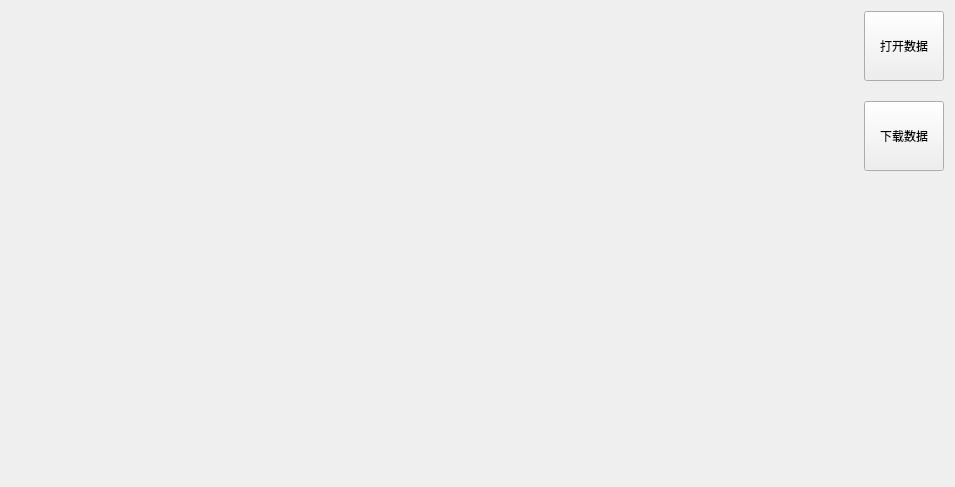
<?xml version="1.0" encoding="UTF-8"?>
<ui version="4.0">
 <class>TuingForm</class>
 <widget class="QWidget" name="TuingForm">
  <property name="geometry">
   <rect>
    <x>0</x>
    <y>0</y>
    <width>955</width>
    <height>487</height>
   </rect>
  </property>
  <property name="windowTitle">
   <string>Form</string>
  </property>
  <layout class="QVBoxLayout" name="verticalLayout" stretch="3,7">
   <item>
    <layout class="QHBoxLayout" name="horizontalLayout" stretch="1,0">
     <item>
      <widget class="TQRCalculationForm" name="widget" native="true">
       <property name="font">
        <font>
         <pointsize>14</pointsize>
        </font>
       </property>
      </widget>
     </item>
     <item>
      <layout class="QVBoxLayout" name="verticalLayout_18">
       <property name="spacing">
        <number>20</number>
       </property>
       <item>
        <spacer name="verticalSpacer">
         <property name="orientation">
          <enum>Qt::Vertical</enum>
         </property>
         <property name="sizeHint" stdset="0">
          <size>
           <width>20</width>
           <height>40</height>
          </size>
         </property>
        </spacer>
       </item>
       <item>
        <widget class="QPushButton" name="pushButton_29">
         <property name="minimumSize">
          <size>
           <width>0</width>
           <height>70</height>
          </size>
         </property>
         <property name="maximumSize">
          <size>
           <width>200</width>
           <height>16777215</height>
          </size>
         </property>
         <property name="text">
          <string>打开数据</string>
         </property>
        </widget>
       </item>
       <item>
        <widget class="QPushButton" name="pushButton_downLoad">
         <property name="minimumSize">
          <size>
           <width>0</width>
           <height>70</height>
          </size>
         </property>
         <property name="maximumSize">
          <size>
           <width>200</width>
           <height>16777215</height>
          </size>
         </property>
         <property name="styleSheet">
          <string notr="true"/>
         </property>
         <property name="text">
          <string>下载数据</string>
         </property>
        </widget>
       </item>
       <item>
        <spacer name="verticalSpacer_2">
         <property name="orientation">
          <enum>Qt::Vertical</enum>
         </property>
         <property name="sizeHint" stdset="0">
          <size>
           <width>20</width>
           <height>40</height>
          </size>
         </property>
        </spacer>
       </item>
      </layout>
     </item>
    </layout>
   </item>
   <item>
    <widget class="Mytable" name="tuing" native="true"/>
   </item>
  </layout>
  <zorder>tuing</zorder>
  <zorder></zorder>
 </widget>
 <customwidgets>
  <customwidget>
   <class>Mytable</class>
   <extends>QWidget</extends>
   <header location="global">mytable.h</header>
   <container>1</container>
  </customwidget>
  <customwidget>
   <class>TQRCalculationForm</class>
   <extends>QWidget</extends>
   <header>tqrcalculationform.h</header>
   <container>1</container>
  </customwidget>
 </customwidgets>
 <resources/>
 <connections/>
</ui>
